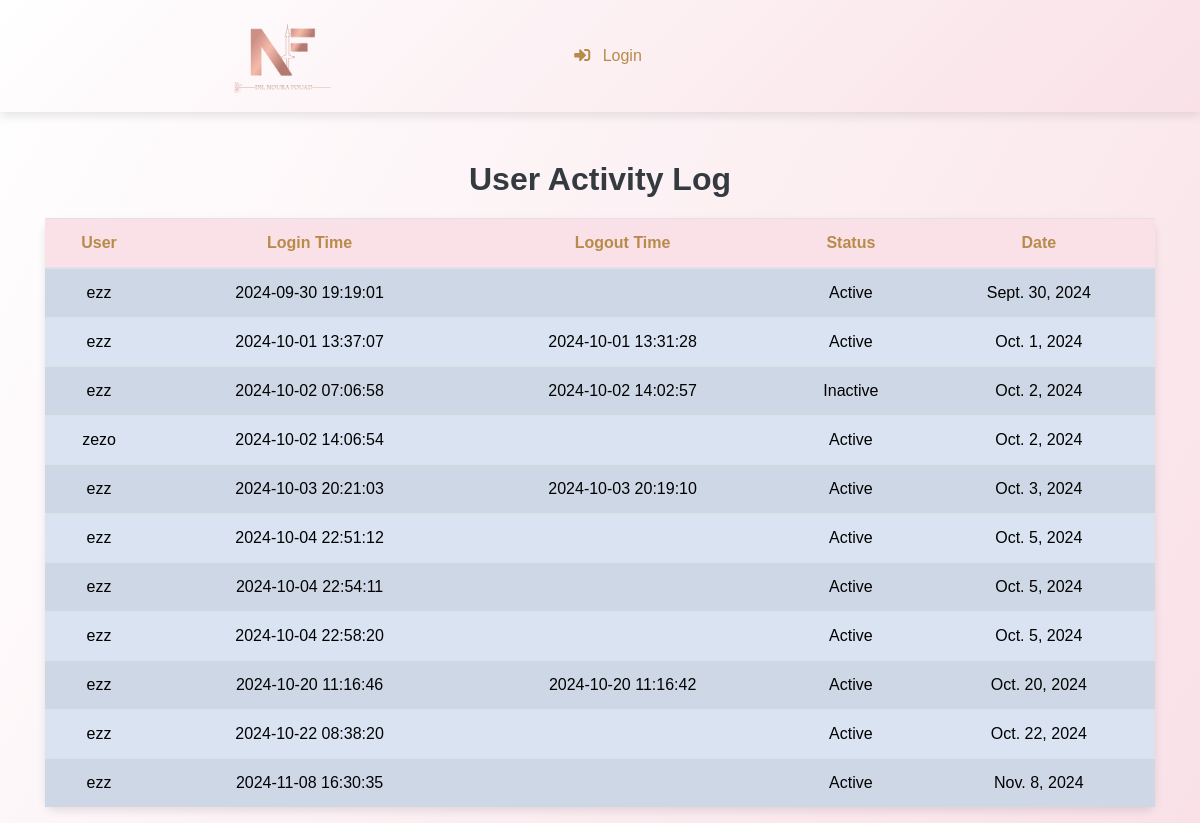
Page /user-activity/ on the committed database.
### webapp/models.py (models this page shows, shortened)
class UserActivity(models.Model):
    user = models.ForeignKey(User, on_delete=models.CASCADE)
    login_time = models.DateTimeField(null=True, blank=True)
    logout_time = models.DateTimeField(null=True, blank=True)
    is_active = models.BooleanField(default=False)  # حالة المستخدم (نشط/غير نشط)
    date = models.DateField(auto_now_add=True)  # تاريخ اليوم

### webapp/views.py (the view)
# urls.py: path('user-activity/', views.user_activity_view, name='user_activity'),
def user_activity_view(request):
    activities = UserActivity.objects.all()  # جلب جميع سجلات النشاط
    return render(request, 'web/user_activity.html', {'activities': activities})

### templates/web/user_activity.html (shortened to what this page needs)
{%extends 'base.html'%}
{%block content%}
<!DOCTYPE html>
<html lang="en">
<head>
    <link rel="stylesheet" href="https://stackpath.bootstrapcdn.com/bootstrap/4.5.2/css/bootstrap.min.css">
</head>
<body>
    <div class="container mt-5">
        <h2>User Activity Log</h2>
        <table class="table table-striped">
            <thead>
                <tr>
                    <th>User</th>
                    <th>Login Time</th>
                    <th>Logout Time</th>
                    <th>Status</th>
                    <th>Date</th>
                </tr>
            </thead>
            <tbody>
                {% for activity in activities %}
                <tr>
                    <td data-label="User">{{ activity.user.username }}</td>
                    <td data-label="Login Time">{{ activity.login_time|date:"Y-m-d H:i:s" }}</td>
                    <td data-label="Logout Time">{{ activity.logout_time|date:"Y-m-d H:i:s" }}</td>
                    <td data-label="Status">{{ activity.is_active|yesno:"Active,Inactive" }}</td>
                    <td data-label="Date">{{ activity.date }}</td>
                </tr>
                {% empty %}
                <tr>
                    <td colspan="5" class="no-activity">No user activities found.</td>
                </tr>
                {% endfor %}
            </tbody>
        </table>
    </div>
</body>
</html>
{%endblock%}

### templates/web/user_activity.html (style rules this page uses)
body { background: linear-gradient(120deg, #ffffff, #f9e1e7); font-family: 'Arial', sans-serif; }
h2 { color: #343a40; text-align: center; margin-bottom: 20px; font-weight: bold; }
.table { background-color: white; border-radius: 10px; box-shadow: 0 4px 8px rgba(0, 0, 0, 0.1); }
.table thead th { background-color: #f9e1e7; color: #b88b4a; text-align: center; }
.table tbody tr { transition: transform 0.2s ease; }
.table tbody td { vertical-align: middle; text-align: center; }

### rows in the picture
UserActivity: user.username "ezz", login_time "2024-09-30 19:19:01", is_active "Active", date "Sept. 30, 2024"
UserActivity: user.username "ezz", login_time "2024-10-01 13:37:07", logout_time "2024-10-01 13:31:28", is_active "Active", date "Oct. 1, 2024"
UserActivity: user.username "ezz", login_time "2024-10-02 07:06:58", logout_time "2024-10-02 14:02:57", is_active "Inactive", date "Oct. 2, 2024"
UserActivity: user.username "zezo", login_time "2024-10-02 14:06:54", is_active "Active", date "Oct. 2, 2024"
UserActivity: user.username "ezz", login_time "2024-10-03 20:21:03", logout_time "2024-10-03 20:19:10", is_active "Active", date "Oct. 3, 2024"
UserActivity: user.username "ezz", login_time "2024-10-04 22:51:12", is_active "Active", date "Oct. 5, 2024"
UserActivity: user.username "ezz", login_time "2024-10-04 22:54:11", is_active "Active", date "Oct. 5, 2024"
UserActivity: user.username "ezz", login_time "2024-10-04 22:58:20", is_active "Active", date "Oct. 5, 2024"
UserActivity: user.username "ezz", login_time "2024-10-20 11:16:46", logout_time "2024-10-20 11:16:42", is_active "Active", date "Oct. 20, 2024"
UserActivity: user.username "ezz", login_time "2024-10-22 08:38:20", is_active "Active", date "Oct. 22, 2024"
UserActivity: user.username "ezz", login_time "2024-11-08 16:30:35", is_active "Active", date "Nov. 8, 2024"
